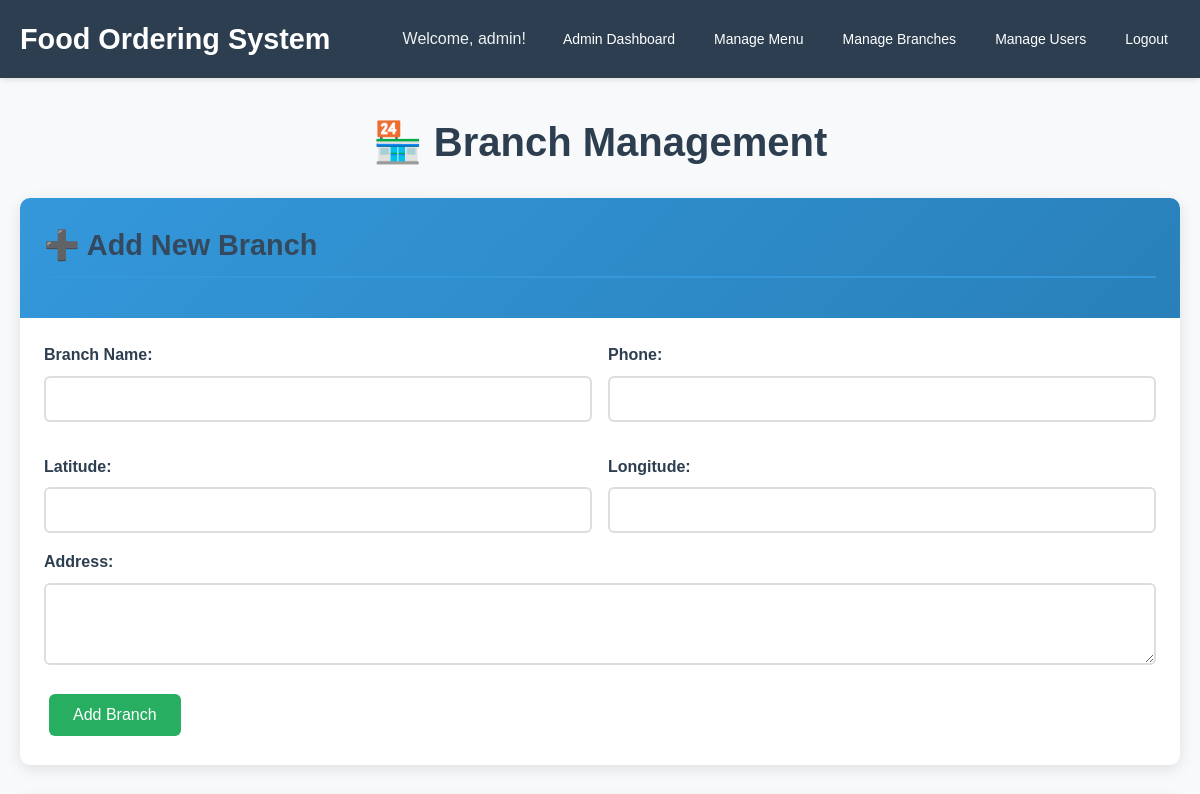
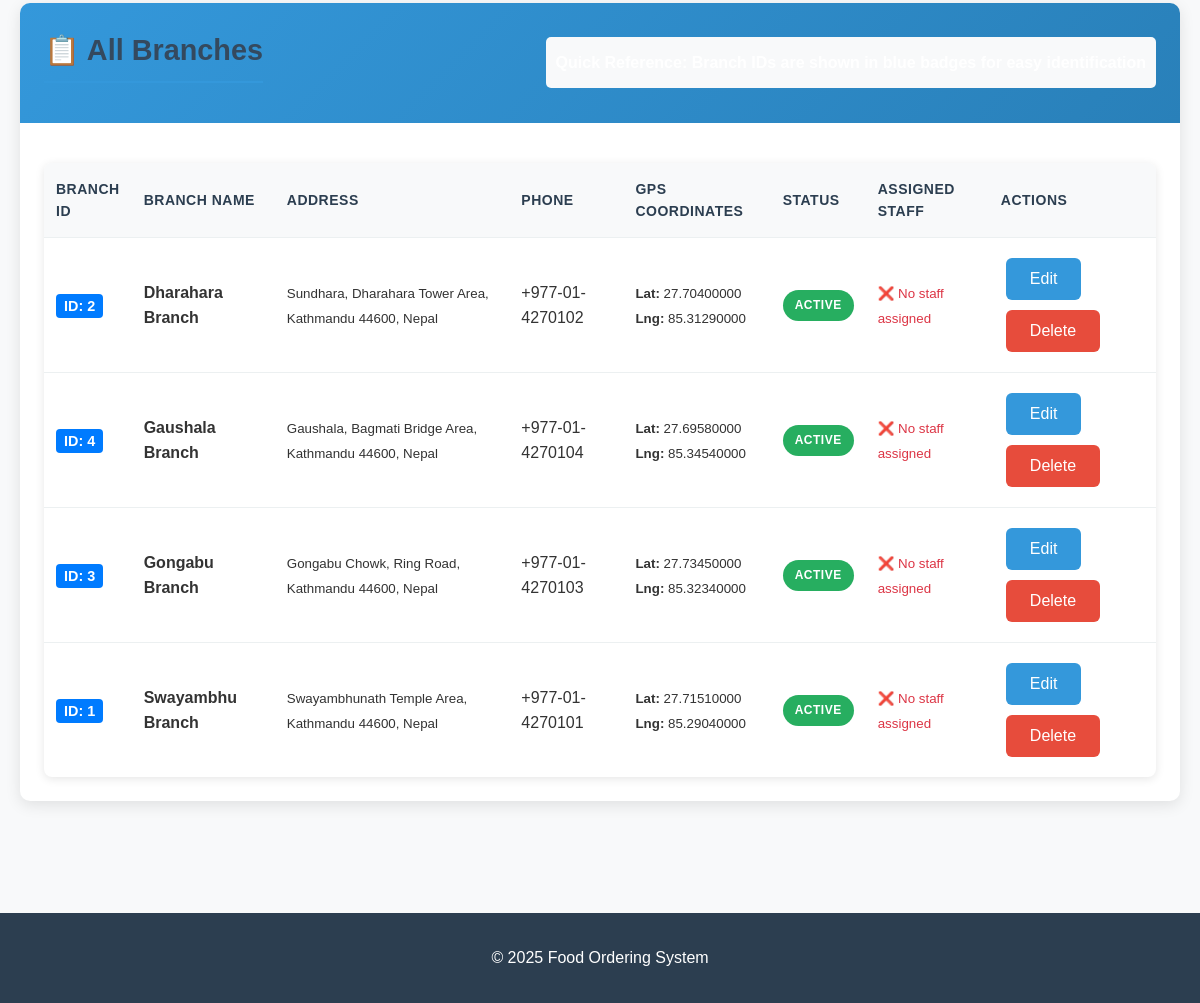
The page /admin/manage_branches.php (signed in) on the database its author committed (2 pictures, top to bottom).
### tables this page shows
CREATE TABLE branches (
    id INT AUTO_INCREMENT PRIMARY KEY,
    name VARCHAR(100) NOT NULL,
    address TEXT NOT NULL,
    latitude DECIMAL(10, 8) NOT NULL,
    longitude DECIMAL(11, 8) NOT NULL,
    phone VARCHAR(20),
    status ENUM('active', 'inactive') DEFAULT 'active',
    created_at TIMESTAMP DEFAULT CURRENT_TIMESTAMP
);

### includes/db.php (called while the page is built, shortened)
<?php
if (!defined('DB_INCLUDED')) {
    $host = 'localhost';
    $user = 'root';
    $pass = '';
    $db = 'food_ordering';
    try {
        $conn = new mysqli($host, $user, $pass, $db);
        $conn->set_charset("utf8");
    } catch (Exception $e) {
        die('Database connection failed: ' . $e->getMessage());
    }
    if (!function_exists('executeQuery')) {
        function executeQuery($query, $params = []) {
            global $conn;
            $stmt = $conn->prepare($query);
            if ($params) {
                $types = str_repeat('s', count($params));
                $stmt->bind_param($types, ...$params);
            }
            $stmt->execute();
            return $stmt;
        }
    }
    if (!function_exists('getMultipleResults')) {
        function getMultipleResults($query, $params = []) {
            $stmt = executeQuery($query, $params);
            $result = $stmt->get_result();
            return $result->fetch_all(MYSQLI_ASSOC);
        }
    }
}

### admin/manage_branches.php (the view, shortened to what this page needs)
<?php
include '../includes/db.php';
$branches = getMultipleResults("SELECT * FROM branches ORDER BY name");
include '../includes/header.php';
?>
<div class="container">
    <h1>🏪 Branch Management</h1>
    <div class="card" style="margin-bottom: 2rem;">
        <div class="card-header">
            <h2>➕ Add New Branch</h2>
        </div>
        <div class="card-body">
            <form method="POST">
                <div style="display: grid; grid-template-columns: 1fr 1fr; gap: 1rem;">
                    <div class="form-group">
                        <label for="name">Branch Name:</label>
                        <input type="text" id="name" name="name" required>
                    </div>
                    <div class="form-group">
                        <label for="phone">Phone:</label>
                        <input type="tel" id="phone" name="phone">
                    </div>
                    <div class="form-group">
                        <label for="latitude">Latitude:</label>
                        <input type="number" id="latitude" name="latitude" step="any" required>
                    </div>
                    <div class="form-group">
                        <label for="longitude">Longitude:</label>
                        <input type="number" id="longitude" name="longitude" step="any" required>
                    </div>
                </div>
                <div class="form-group">
                    <label for="address">Address:</label>
                    <textarea id="address" name="address" rows="3" required></textarea>
                </div>
                <button type="submit" class="btn btn-success">Add Branch</button>
            </form>
        </div>
    </div>
    <div class="card">
        <div class="card-header">
            <div style="display: flex; justify-content: space-between; align-items: center;">
                <h2>📋 All Branches</h2>
                <div style="background: #f8f9fa; padding: 10px; border-radius: 5px;">
                    <small><strong>Quick Reference:</strong> Branch IDs are shown in blue badges for easy identification</small>
                </div>
            </div>
        </div>
        <div class="card-body">
            <?php if (!empty($branches)): ?>
                <table class="table">
                    <thead>
                        <tr>
                            <th style="width: 80px;">Branch ID</th>
                            <th>Branch Name</th>
                            <th>Address</th>
                            <th>Phone</th>
                            <th>GPS Coordinates</th>
                            <th>Status</th>
                            <th>Assigned Staff</th>
                            <th>Actions</th>
                        </tr>
                    </thead>
                    <tbody>
                        <?php foreach ($branches as $branch): ?>
                            <?php
                            $assignedModerators = getMultipleResults("SELECT username FROM users WHERE branch_id = ? AND role = 'branch_moderator'", [$branch['id']]);
                            ?>
                            <tr>
                                <td>
                                    <strong style="background: #007bff; color: white; padding: 4px 8px; border-radius: 4px; font-size: 0.9rem;">
                                        ID: <?php echo $branch['id']; ?>
                                    </strong>
                                </td>
                                <td>
                                    <strong><?php echo htmlspecialchars($branch['name']); ?></strong>
                                </td>
                                <td>
                                    <small><?php echo htmlspecialchars($branch['address']); ?></small>
                                </td>
                                <td><?php echo htmlspecialchars($branch['phone']); ?></td>
                                <td>
                                    <small>
                                        <strong>Lat:</strong> <?php echo $branch['latitude']; ?><br>
                                        <strong>Lng:</strong> <?php echo $branch['longitude']; ?>
                                    </small>
                                </td>
                                <td>
                                    <span class="badge <?php echo $branch['status'] === 'active' ? 'badge-success' : 'badge-danger'; ?>">
                                        <?php echo ucfirst($branch['status']); ?>
                                    </span>
                                </td>
                                <td>
                                    <?php if (!empty($assignedModerators)): ?>
                                        <?php foreach ($assignedModerators as $mod): ?>
                                            <small style="background: #28a745; color: white; padding: 2px 6px; border-radius: 3px; margin: 1px; display: inline-block;">
                                                👤 <?php echo htmlspecialchars($mod['username']); ?>
                                            </small><br>
                                        <?php endforeach; ?>
                                    <?php else: ?>
                                        <small style="color: #dc3545;">❌ No staff assigned</small>
                                    <?php endif; ?>
                                </td>
                                <td>
                                    <button class="btn btn-primary" onclick="editBranch(<?php echo htmlspecialchars(json_encode($branch)); ?>)">Edit</button>
                                    <form method="POST" style="display: inline;" onsubmit="return confirm('Are you sure you want to delete this branch?')">
                                        <button type="submit" class="btn btn-danger">Delete</button>
                                    </form>
                                </td>
                            </tr>
                        <?php endforeach; ?>
                    </tbody>
                </table>
            <?php else: ?>
                <p>No branches found.</p>
            <?php endif; ?>
        </div>
    </div>
</div>
<?php include '../includes/footer.php'; ?>

### includes/header.php (shortened to what this page needs)
<!DOCTYPE html>
<html lang="en">
<head>
    <link rel="stylesheet" href="/food_ordering/assets/css/style.css">
</head>
<body>
<header>
    <div class="header-container">
        <h1><a href="/food_ordering/">Food Ordering System</a></h1>
        <nav>
            <?php if (isset($_SESSION['user_id']) && isset($_SESSION['username']) && isset($_SESSION['role'])): ?>
                <span>Welcome, <?php echo htmlspecialchars($_SESSION['username']); ?>!</span>
                <?php if ($_SESSION['role'] === 'admin'): ?>
                    <a href="/food_ordering/admin/dashboard.php">Admin Dashboard</a>
                    <a href="/food_ordering/admin/manage_menu.php">Manage Menu</a>
                    <a href="/food_ordering/admin/manage_branches.php">Manage Branches</a>
                    <a href="/food_ordering/admin/manage_users.php">Manage Users</a>
                <?php elseif ($_SESSION['role'] === 'branch_moderator'): ?>
                    <a href="/food_ordering/branch/dashboard.php">Branch Dashboard</a>
                    <a href="/food_ordering/branch/orders.php">Orders</a>
                <?php else: ?>
                    <a href="/food_ordering/user/menu.php">Menu</a>
                    <a href="/food_ordering/user/orders.php">My Orders</a>
                <?php endif; ?>
                <a href="/food_ordering/logout.php">Logout</a>
            <?php else: ?>
                <a href="/food_ordering/login.php">Login</a>
                <a href="/food_ordering/register.php">Register</a>
            <?php endif; ?>
        </nav>
    </div>
</header>
<main>

### includes/footer.php (shortened to what this page needs)
</main>
<footer>
    <p>&copy; 2025 Food Ordering System</p>
</footer>
</body>
</html>

### assets/css/style.css (style rules this page uses)
* { box-sizing: border-box; margin: 0; padding: 0; }
body { font-family: 'Arial', sans-serif; background: #f8f9fa; line-height: 1.6; color: #333; }
.container { max-width: 1200px; margin: 0 auto; padding: 0 20px; }
header { background: #2c3e50; color: white; padding: 1rem 0; box-shadow: 0 2px 5px rgba(0,0,0,0.1); position: sticky; top: 0; z-index: 1000; }
.header-container { display: flex; justify-content: space-between; align-items: center; max-width: 1200px; margin: 0 auto; padding: 0 20px; flex-wrap: wrap; }
header h1 { margin: 0; font-size: 1.8rem; }
header h1 a { color: white; text-decoration: none; font-weight: bold; }
nav { display: flex; align-items: center; gap: 15px; flex-wrap: wrap; }
nav span { color: #ecf0f1; font-weight: 500; margin-right: 10px; }
nav a { color: white; text-decoration: none; padding: 8px 12px; border-radius: 4px; transition: all 0.3s ease; font-size: 14px; font-weight: 500; }
main { min-height: calc(100vh - 120px); padding: 2rem 0; }
h1 { color: #2c3e50; margin-bottom: 1.5rem; text-align: center; font-size: 2.5rem; }
h2 { color: #34495e; margin-bottom: 1rem; border-bottom: 2px solid #3498db; padding-bottom: 0.5rem; }
.form-group { margin-bottom: 1rem; }
label { display: block; margin-bottom: 0.5rem; font-weight: bold; color: #2c3e50; }
input, select, textarea { width: 100%; padding: 12px; border: 2px solid #ddd; border-radius: 6px; font-size: 16px; transition: border-color 0.3s ease; }
.btn { display: inline-block; padding: 12px 24px; background: #3498db; color: white; text-decoration: none; border: none; border-radius: 6px; cursor: pointer; font-size: 16px; font-weight: 500; transition: all 0.3s ease; text-align: center; margin: 5px; }
.btn-success { background: #27ae60; }
.btn-danger { background: #e74c3c; }
.btn-primary { background: #3498db; }
.card { background: white; border-radius: 10px; box-shadow: 0 4px 15px rgba(0,0,0,0.1); margin-bottom: 2rem; overflow: hidden; transition: transform 0.3s ease; }
.card-header { background: linear-gradient(135deg, #3498db, #2980b9); color: white; padding: 1.5rem; border-bottom: none; font-weight: bold; font-size: 1.2rem; }
.card-body { padding: 1.5rem; }
.table { width: 100%; border-collapse: collapse; background: white; border-radius: 8px; overflow: hidden; box-shadow: 0 2px 10px rgba(0,0,0,0.1); margin-top: 1rem; }
.table th, .table td { padding: 15px 12px; text-align: left; border-bottom: 1px solid #ecf0f1; }
.table th { background: #f8f9fa; font-weight: bold; color: #2c3e50; font-size: 14px; text-transform: uppercase; letter-spacing: 0.5px; }
.table tr:last-child td { border-bottom: none; }
.badge { display: inline-block; padding: 6px 12px; border-radius: 20px; font-size: 12px; font-weight: bold; text-transform: uppercase; letter-spacing: 0.5px; }
.badge-success { background: #27ae60; color: white; }
footer { background: #2c3e50; color: white; text-align: center; padding: 2rem 0; margin-top: 3rem; }

### rows shown on the page
branches: id "2", name "Dharahara Branch", address "Sundhara, Dharahara Tower Area, Kathmandu 44600, Nepal", phone "+977-01-4270102", latitude "27.70400000", longitude "85.31290000", status "ACTIVE"
branches: id "4", name "Gaushala Branch", address "Gaushala, Bagmati Bridge Area, Kathmandu 44600, Nepal", phone "+977-01-4270104", latitude "27.69580000", longitude "85.34540000", status "ACTIVE"
branches: id "3", name "Gongabu Branch", address "Gongabu Chowk, Ring Road, Kathmandu 44600, Nepal", phone "+977-01-4270103", latitude "27.73450000", longitude "85.32340000", status "ACTIVE"
branches: id "1", name "Swayambhu Branch", address "Swayambhunath Temple Area, Kathmandu 44600, Nepal", phone "+977-01-4270101", latitude "27.71510000", longitude "85.29040000", status "ACTIVE"

### other values the page prints
$_SESSION['username'] "admin"
